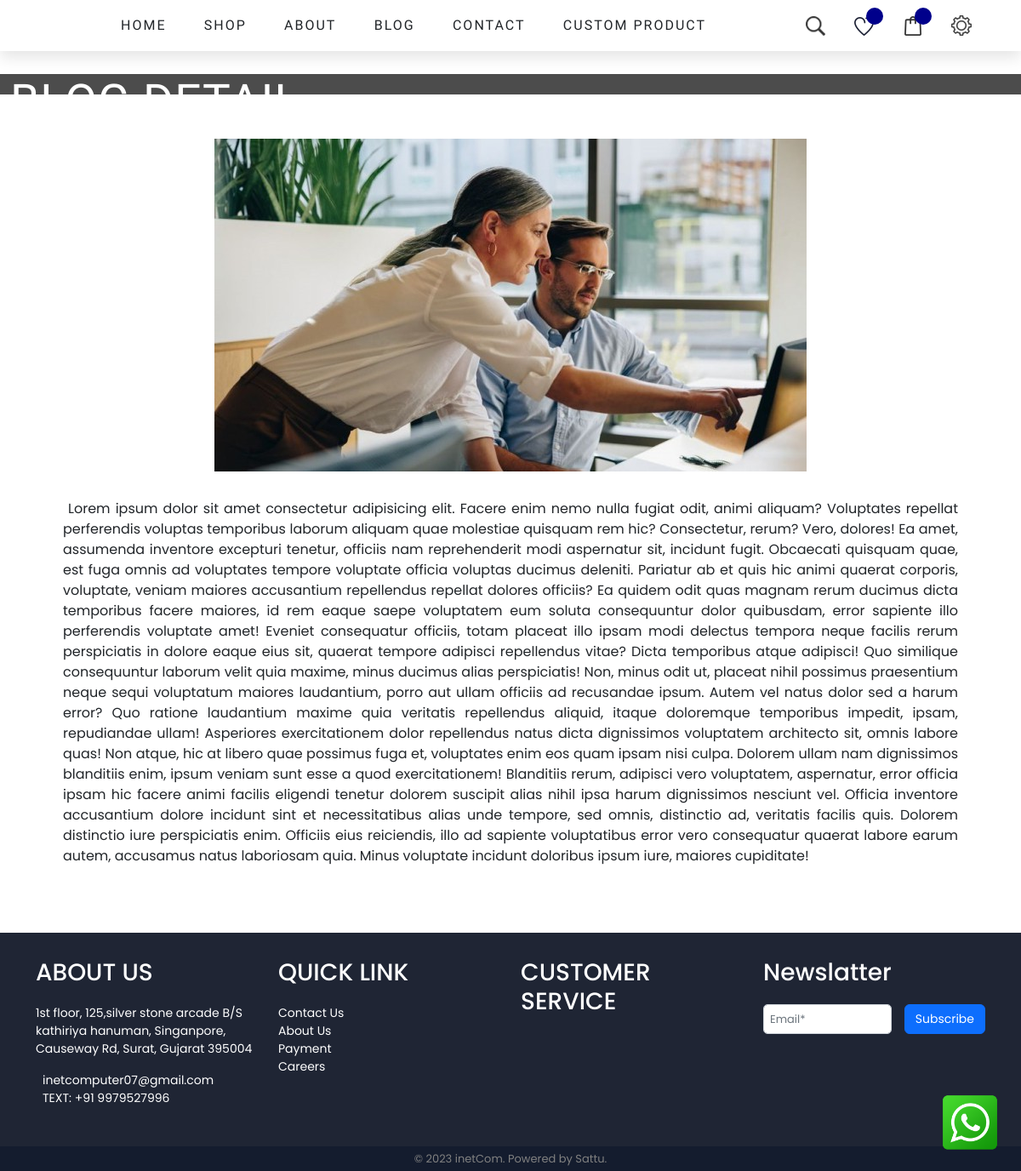
The app's page /blog-details.php?blog_id=7 with its own data.
### tables this page shows
CREATE TABLE `blog` (
  `blog_id` int(11) NOT NULL,
  `Title` varchar(50) NOT NULL,
  `Discription` text NOT NULL,
  `Image` varchar(100) NOT NULL,
  `Status` varchar(10) NOT NULL,
  `created_at` timestamp NOT NULL DEFAULT current_timestamp() ON UPDATE current_timestamp()
);

CREATE TABLE `store_detail` (
  `id` int(11) NOT NULL,
  `mobile_no` bigint(15) NOT NULL,
  `Email` varchar(50) NOT NULL,
  `Address` varchar(255) NOT NULL,
  `location` text NOT NULL
);

### blog-details.php (the view, shortened to what this page needs)
<?php
require('connect.php');
$b_id = $_GET['blog_id'];
$qry = mysqli_query($con,"SELECT * from blog where `blog_id`= $b_id");
$blog = mysqli_fetch_array($qry);
?>
<!DOCTYPE html>
<html lang="en">
<head>
    <link rel="stylesheet" href="./css/base.css">
    <link href="https://cdn.jsdelivr.net/npm/bootstrap@5.2.3/dist/css/bootstrap.min.css" rel="stylesheet">
    <link rel="stylesheet" href="https://cdn.jsdelivr.net/npm/bootstrap-icons@1.10.3/font/bootstrap-icons.css">
    <link rel="stylesheet" href="https://cdn.jsdelivr.net/npm/swiper/swiper-bundle.min.css" />
</head>
<body>
    <section class="live-chat">
        <div class="chat-cont">
            <img src="img/live-chat1.png" alt="">
        </div>
    </section>
    <div class="main-content">
        <header>
            <?php
            include("header1.php");
            ?>
        </header>
        <div class="all-page-title a-banner">
            <div class="a-banner-caption">
                <div class="r row">
                    <div class="col-sm-12 col c">
                        <h1>Blog Detail</h1>
                    </div>
                </div>
            </div>
        </div>
        <main>
            <?php
            if($blog){
                ?>
                <div class="blog-cont">
            <div class="container">
                <div class="row">
                    <div class="col-12">
                        <div class="blog-img">
                            <img class="img-fluid d-block m-auto" src="<?php echo 'uploads/blog/'.$blog['Image']; ?>" alt="blog-img">
                        </div>
                    </div>
                    <div class="col-12">
                        <div class="blog-txt h-100" style="text-align: justify;">
                        <?php echo $blog['Discription']; ?>
                        </div>
                    </div>
                </div>
             </div>
            </div>
                <?php
            }else{
                echo "Something Went Wrong!";
            }
            ?>
        </main>
        <footer>
            <?php
            include("footer.php")
            ?>
        </footer>
        <div class="copy-rights">
            <p>
                © 2023 inetCom. Powered by Sattu.</p>
        </div>
    </div>
</body>
</html>

### footer.php (shortened to what this page needs)
<div class="container">
<?php
                $cont2_qry=mysqli_query($con,"SELECT * FROM store_detail");
                $cont2_arr =mysqli_fetch_array($cont2_qry);
                ?>
                <div class="row">
                    <div class="col-12 col-md-5 col-lg-3">
                        <div class="foot-block">
                            <div class="foot-txt">
                                <h3>ABOUT US</h3>
                                <p><?= $cont2_arr['Address'] ?></p>
                                <p class="m-0"><a href="mailto:<?= $cont2_arr['Email'] ?>" class="ms-2"><?= $cont2_arr['Email'] ?></a></p>
                                <p><a href="tel:+91<?= $cont2_arr['mobile_no'] ?>" class="ms-2">TEXT: +91 <?= $cont2_arr['mobile_no'] ?></a></p>
                            </div>
                        </div>
                    </div>
                    <div class="col-12 col-md-3">
                        <div class="foot-block">
                            <div class="foot-txt">
                                <h3> QUICK LINK
                                </h3>
                                <ul class="foot-link">
                                    <li> <a href="#"> Contact Us</a></li>
                                    <li> <a href="#"> About Us</a></li>
                                    <li> <a href="#"> Payment</a></li>
                                    <li> <a href="#"> Careers</a></li>
                                </ul>
                            </div>
                        </div>
                    </div>
                    <div class="col-12  col-md-3">
                        <div class="foot-block">
                            <div class="foot-txt">
                                <h3> CUSTOMER SERVICE
                                </h3>
                            </div>
                        </div>
                    </div>
                    <div class="col-12 col-lg-3">
                        <div class="foot-block">
                            <div class="news-latter">
                                <div class="foot-txt">
                                    <h3> Newslatter</h3>
                                </div>
                                <div class="mail-box">
                                    <form method="post"  action="news_letter.php">
                                    <input class="form-control email-inp" required autocomplete="off" name="email"  type="email" placeholder="Email*">
                                    <input class="btn btn-primary" name="news_letter" style="font-size: 14px;" type="submit" value="Subscribe">
                                    </form>
                                </div>
                            </div>
                        </div>
                    </div>
                </div>
            </div>

### css/base.css (style rules this page uses)
:root { --blue: #2b3467; --black: #282828; --border: .2rem solid rgba(0, 0, 0, .1); --outline: .1rem solid rgba(0, 0, 0, .1); --outline-hover: .2rem solid var(var(--black)); --boxshadow: 0 .5rem 1rem rgba(0, 0, 0, .1); --background: #f4f4f4; --bs-modal-width: 600px !important; --h-color: #00008B; --ff-1: 'Pathway Gothic One'; }
html { scroll-behavior: smooth; scroll-padding-top: 7rem; }
* { margin: 0; padding: 0; box-sizing: border-box; font-family: 'Poppins', sans-serif; outline: none; border: none; list-style: none; transition: all .4s linear; }
a { text-decoration: none !important; color: unset !important; }
body { background-color: #eee; position: relative; }
.live-chat { position: fixed; bottom: 22px; right: 25px; z-index: 100; }
.live-chat img { width: 70px; }
header { box-shadow: var(--boxshadow); transition: all .2s linear; position: fixed; left: 0; top: 0; right: 0; z-index: 100; background-color: white; }
.blog-txt { padding: 32px; background-color: white; height: 200px; }
footer { background-color: #1f2534; padding: 30px 0; font-size: 14px; color: white; }
footer .foot-txt h3 { margin-bottom: 20px; }
.foot-link { padding: 0; }
.foot-link li { list-style: none; }
.foot-link li a { text-decoration: none; color: white; }
.copy-rights { background-color: #141c2e; padding: 5px 0; }
.copy-rights p { margin: 0; color: white; text-align: center; font-size: 13px; color: gray; }
footer .mail-box .email-inp { padding: 7px; border-radius: 5px; width: 60%; font-size: 13px; }
footer .mail-box form { display: flex; gap: 15px; }
.a-banner { width: 100%; display: block; position: relative; max-height: 400px; overflow: hidden; margin-top: 87px; }
.all-page-title::before { background: rgba(0, 0, 0, 0.7); content: ""; height: 100%; left: 0; position: absolute; top: 0; width: 100%; }
.a-banner-caption { position: absolute; width: 100%; top: 50%; transform: translateY(-50%); -webkit-transform: translateY(-50%); -moz-transform: translateY(-50%); -o-transform: translateY(-50%); -ms-transform: translateY(-50%); margin: 0; padding: 0; color: #ddd; }
.a-banner-caption .r::after,.a-banner-caption .r::before { content: ' '; display: table; -webkit-flex-basis: 0; -ms-flex-preferred-size: 0; flex-basis: 0; -webkit-order: 1; -ms-flex-order: 1; order: 1; }
.a-banner-caption .r::after { clear: both; }
.a-banner-caption .r { max-width: 75rem; margin-left: auto; margin-right: auto; }
.a-banner-caption .c { width: 100%; }
.a-banner-caption h1 { font-size: 55px; color: #fff; line-height: 50px; margin: 15px 0 0; font-family: var(--ff-1); text-transform: uppercase; font-weight: 400; letter-spacing: 1px; }
.d-block { display: block; }

### blog-details.php (style rules this page uses)
.blog-cont { margin-top: 52px; margin-bottom: 30px; }

### records on screen
blog: Image (picture), Discription "Lorem ipsum dolor sit amet consectetur adipisicing elit. Facere enim nemo nulla fugiat odit, animi aliquam? Voluptates repellat perferendis voluptas temporibus laborum aliquam quae molestiae quisquam rem hic? Consectetur, rerum? Vero, dolores! Ea amet, assumenda inventore excepturi tenetur, officiis nam reprehenderit modi aspernatur sit, incidunt fugit. Obcaecati quisquam quae, est fuga omnis ad voluptates tempore voluptate officia voluptas ducimus deleniti. Pariatur ab et quis hic animi quaerat corporis, voluptate, veniam maiores accusantium repellendus repellat dolores officiis? Ea quidem odit quas magnam rerum ducimus dicta temporibus facere maiores, id rem eaque saepe voluptatem eum…"
store_detail: Address "1st floor, 125,silver stone arcade B/S kathiriya hanuman, Singanpore, Causeway Rd, Surat, Gujarat 395004", Email "inetcomputer07@gmail.com", mobile_no "9979527996"
